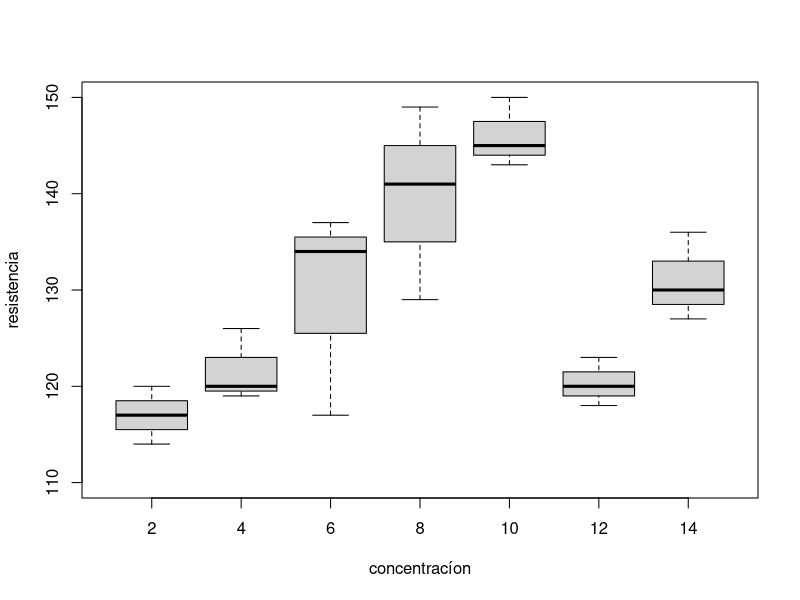
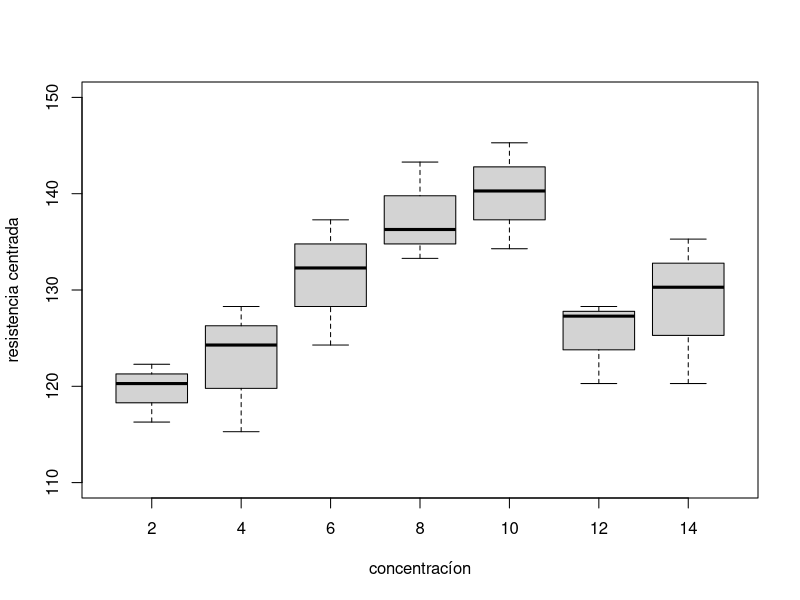

The R source for these figures, in order:
## ---- chunk 1
base=read.csv("Bases/maderas.csv")
## ---- chunk 2
str(base)
base$dia=factor(base$dia)
base$conc=factor(base$conc)
## ---- chunk 3
mod1=lm(res~dia,data=base)
res1=base$res-predict(mod1)+mean(base$res)
boxplot(res~conc,xlab="concentracíon",ylab="resistencia",ylim=c(110,150),data=base)
boxplot(res1~conc,xlab="concentracíon",ylab="resistencia centrada",
ylim=c(110,150),data=base)
## ---- chunk 4
mod2=lm(res~conc+dia,data=base)
sum(anova(mod2)[,2])
## ---- chunk 5
n=nrow(base)
(sctot=(n-1)*var(base$res))
## ---- chunk 6
(scres=anova(mod2)[3,2])
## ---- chunk 7
table(base$dia)
## ---- chunk 8
p=3
m.b=tapply(base$res,base$dia,mean)
mgen=mean(base$res)
(scb=sum(p*(m.b-mgen)^2))
## ---- chunk 9
yi.=tapply(base$res,base$conc,sum)
y.j=tapply(base$res,base$dia,sum)
nij=table(base$conc,base$dia)
(Qi=yi.-as.vector(nij%*%y.j/3))
## ---- chunk 10
a=7; p=3; r=3
lambda=r*(p-1)/(a-1)
(sctrat=p*sum(Qi^2)/(lambda*a))
## ---- chunk 11
scres2=sctot-scb-sctrat
## ---- chunk 12
cmtrat=sctrat/(a-1)
cmres=scres2/8
(f=cmtrat/cmres)
## ---- chunk 13
pf(f,6,8,lower.tail = F)

## ---- chunk 14
mod3=lm(res~dia+conc,data=base)
anova(mod3)
## ---- chunk 15
options(contrasts=c("contr.sum","contr.poly"))
mod4=lm(res~dia+conc,data=base)
mod4$coef
## ---- chunk 16
beta=mod4$coef[c(1,8:13)]
c1=c(1,1,0,0,0,0,0)
c2=c(1,0,1,0,0,0,0)
c3=c(1,0,0,1,0,0,0)
c4=c(1,0,0,0,1,0,0)
c5=c(1,0,0,0,0,1,0)
c6=c(1,0,0,0,0,0,1)
c7=c(1,-1,-1,-1,-1,-1,-1)
h=cbind(c1,c2,c3,c4,c5,c6,c7)
(med.est=t(h)%*%beta)
## ---- chunk 17
med.obs=tapply(base$res,base$conc,mean)
cbind(med.est,med.obs)
## ---- chunk 18
c1=c(1,0,0,0,0,0)
c2=c(0,1,0,0,0,0)
c3=c(0,0,1,0,0,0)
c4=c(0,0,0,1,0,0)
c5=c(0,0,0,0,1,0)
c6=c(0,0,0,0,0,1)
c7=c(-1,-1,-1,-1,-1,-1)
c21=c2-c1; c31=c3-c1; c41=c4-c1; c51=c5-c1; c61=c6-c1; c71=c7-c1
c32=c3-c2; c42=c4-c2; c52=c5-c2; c62=c6-c2; c72=c7-c2
c43=c4-c3; c53=c5-c3; c36=c3-c6; c37=c3-c7;
c54=c5-c4; c46=c4-c6; c47=c4-c7; c56=c5-c6; c57=c5-c7; c76=c7-c6
h=cbind(c21,c31,c41,c51,c61,c71,c32,c42,c52,c62,c72,c43,c53,
c36,c37,c54,c46,c47,c56,c57,c76)
beta=mod4$coef[8:13]
(L=t(h)%*%beta)
## ---- chunk 19
v=vcov(mod4)[8:13,8:13]
(ee=sqrt(diag(t(h)%*%v%*%h)))
table(base$conc)
cmres=anova(mod4)[3,3]
sqrt(2*cmres/3)

## ---- chunk 20
q=L/ee
(p=ptukey(q*sqrt(2),7,8,lower.tail = F))
